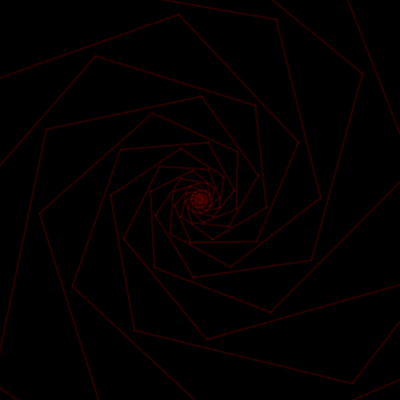
Frame 1 (no input)
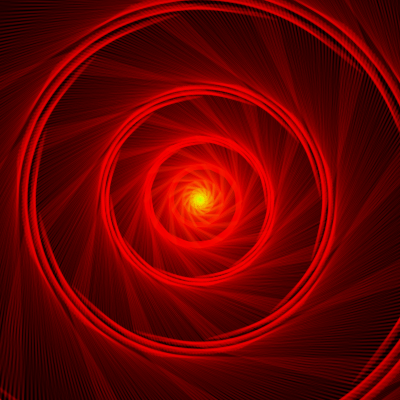
Frame 60 (the mouse pressed at the canvas centre just before this capture)
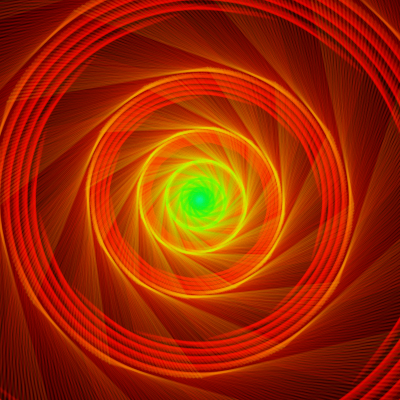
Frame 120 (the mouse held since frame 60 and released just before this capture)

The Processing sketch that drew these frames (run headless with seeded random() and noise(); from frame 60 on, the mouse is pressed at the canvas centre):

// Processing sketch: processing_64900
// ── processing_64900.pde

//guardo las posiciones de la circunsferencia
float [] posX = new float [255];
float [] posY = new float [255];
float angulo = 0.0;
float angulo2 = 0.0;
int col = 0;
//----------------------------
void setup()
{
  size(400, 400);
  background(0);
  colorMode(HSB);
  noStroke(); 
  //con este for lleno el array
  for (int i = 0; i < posX.length; i++)
      {    
        float x = pow(1.1, i/1.95) * cos(i/1.95);//funcion para espiral
        float y = pow(1.1, i/1.95) * sin(i/1.95); 
        posX[i] = x; 
        posY[i] = y;
      };
//------
}
//----------------------------
void draw()
{
  translate(width/2, height/2); 
  strokeWeight(2);
  col = (col + 1) % 256;
//------------------------
 for (int a = 0; a < posX.length-43; a++)
     {
         pushMatrix();
           angulo2 -= 0.0001; 
           rotate(angulo2);
           stroke(col-a, 255, 255, 10);
           line(posX[a], posY[a], posX[a+10], posY[a+10]);
           stroke(col-(a+2), 255, 255, 10);
           line(posX[a+11], posY[a+11], posX[a+21], posY[a+21]);
           stroke(col-(a+4), 255, 255, 10);
           line(posX[a+22], posY[a+22], posX[a+32], posY[a+32]);
           stroke(col-(a+8), 255, 255, 10);
           line(posX[a+33], posY[a+33], posX[a+43], posY[a+43]);
         popMatrix(); 
     };
//------------------------ 
}
